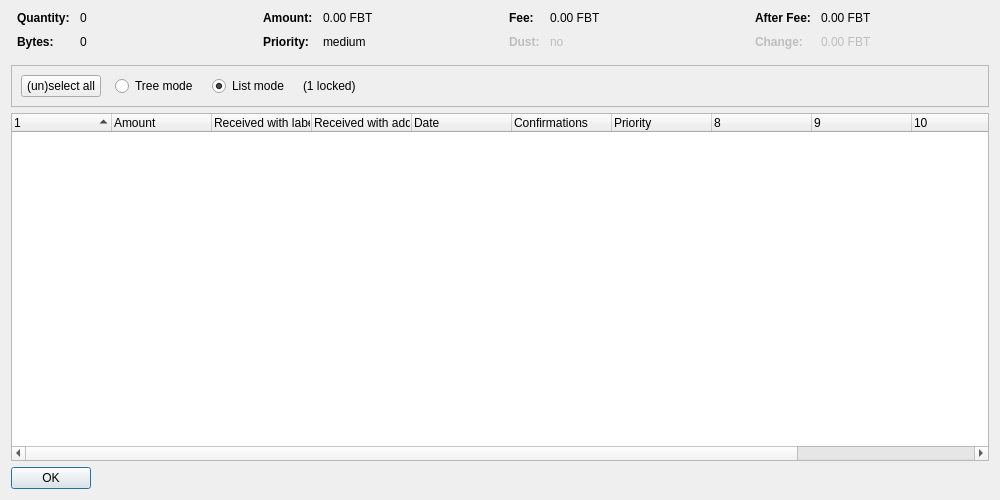
<?xml version="1.0" encoding="UTF-8"?>
<ui version="4.0">
 <class>CoinControlDialog</class>
 <widget class="QDialog" name="CoinControlDialog">
  <property name="geometry">
   <rect>
    <x>0</x>
    <y>0</y>
    <width>1000</width>
    <height>500</height>
   </rect>
  </property>
  <property name="windowTitle">
   <string>Coin Selection</string>
  </property>
  <layout class="QVBoxLayout" name="verticalLayout">
   <item>
    <layout class="QHBoxLayout" name="horizontalLayoutTop" stretch="0,0,0,0">
     <property name="topMargin">
      <number>0</number>
     </property>
     <property name="bottomMargin">
      <number>10</number>
     </property>
     <item>
      <layout class="QFormLayout" name="formLayoutCoinControl1">
       <property name="horizontalSpacing">
        <number>10</number>
       </property>
       <property name="verticalSpacing">
        <number>10</number>
       </property>
       <property name="leftMargin">
        <number>6</number>
       </property>
       <property name="rightMargin">
        <number>6</number>
       </property>
       <item row="0" column="0">
        <widget class="QLabel" name="labelCoinControlQuantityText">
         <property name="font">
          <font>
           <weight>75</weight>
           <bold>true</bold>
          </font>
         </property>
         <property name="text">
          <string>Quantity:</string>
         </property>
        </widget>
       </item>
       <item row="0" column="1">
        <widget class="QLabel" name="labelCoinControlQuantity">
         <property name="cursor">
          <cursorShape>IBeamCursor</cursorShape>
         </property>
         <property name="contextMenuPolicy">
          <enum>Qt::ActionsContextMenu</enum>
         </property>
         <property name="text">
          <string notr="true">0</string>
         </property>
         <property name="textInteractionFlags">
          <set>Qt::LinksAccessibleByMouse|Qt::TextSelectableByKeyboard|Qt::TextSelectableByMouse</set>
         </property>
        </widget>
       </item>
       <item row="1" column="0">
        <widget class="QLabel" name="labelCoinControlBytesText">
         <property name="font">
          <font>
           <weight>75</weight>
           <bold>true</bold>
          </font>
         </property>
         <property name="text">
          <string>Bytes:</string>
         </property>
        </widget>
       </item>
       <item row="1" column="1">
        <widget class="QLabel" name="labelCoinControlBytes">
         <property name="cursor">
          <cursorShape>IBeamCursor</cursorShape>
         </property>
         <property name="contextMenuPolicy">
          <enum>Qt::ActionsContextMenu</enum>
         </property>
         <property name="text">
          <string notr="true">0</string>
         </property>
         <property name="textInteractionFlags">
          <set>Qt::LinksAccessibleByMouse|Qt::TextSelectableByKeyboard|Qt::TextSelectableByMouse</set>
         </property>
        </widget>
       </item>
      </layout>
     </item>
     <item>
      <layout class="QFormLayout" name="formLayoutCoinControl2">
       <property name="horizontalSpacing">
        <number>10</number>
       </property>
       <property name="verticalSpacing">
        <number>10</number>
       </property>
       <property name="leftMargin">
        <number>6</number>
       </property>
       <property name="rightMargin">
        <number>6</number>
       </property>
       <item row="0" column="0">
        <widget class="QLabel" name="labelCoinControlAmountText">
         <property name="font">
          <font>
           <weight>75</weight>
           <bold>true</bold>
          </font>
         </property>
         <property name="text">
          <string>Amount:</string>
         </property>
        </widget>
       </item>
       <item row="0" column="1">
        <widget class="QLabel" name="labelCoinControlAmount">
         <property name="cursor">
          <cursorShape>IBeamCursor</cursorShape>
         </property>
         <property name="contextMenuPolicy">
          <enum>Qt::ActionsContextMenu</enum>
         </property>
         <property name="text">
          <string notr="true">0.00 FBT</string>
         </property>
         <property name="textInteractionFlags">
          <set>Qt::LinksAccessibleByMouse|Qt::TextSelectableByKeyboard|Qt::TextSelectableByMouse</set>
         </property>
        </widget>
       </item>
       <item row="1" column="0">
        <widget class="QLabel" name="labelCoinControlPriorityText">
         <property name="font">
          <font>
           <weight>75</weight>
           <bold>true</bold>
          </font>
         </property>
         <property name="text">
          <string>Priority:</string>
         </property>
        </widget>
       </item>
       <item row="1" column="1">
        <widget class="QLabel" name="labelCoinControlPriority">
         <property name="cursor">
          <cursorShape>IBeamCursor</cursorShape>
         </property>
         <property name="contextMenuPolicy">
          <enum>Qt::ActionsContextMenu</enum>
         </property>
         <property name="text">
          <string notr="true">medium</string>
         </property>
         <property name="textInteractionFlags">
          <set>Qt::LinksAccessibleByMouse|Qt::TextSelectableByKeyboard|Qt::TextSelectableByMouse</set>
         </property>
        </widget>
       </item>
      </layout>
     </item>
     <item>
      <layout class="QFormLayout" name="formLayoutCoinControl3">
       <property name="horizontalSpacing">
        <number>10</number>
       </property>
       <property name="verticalSpacing">
        <number>10</number>
       </property>
       <property name="leftMargin">
        <number>6</number>
       </property>
       <property name="rightMargin">
        <number>6</number>
       </property>
       <item row="0" column="0">
        <widget class="QLabel" name="labelCoinControlFeeText">
         <property name="font">
          <font>
           <weight>75</weight>
           <bold>true</bold>
          </font>
         </property>
         <property name="text">
          <string>Fee:</string>
         </property>
        </widget>
       </item>
       <item row="0" column="1">
        <widget class="QLabel" name="labelCoinControlFee">
         <property name="cursor">
          <cursorShape>IBeamCursor</cursorShape>
         </property>
         <property name="contextMenuPolicy">
          <enum>Qt::ActionsContextMenu</enum>
         </property>
         <property name="text">
          <string notr="true">0.00 FBT</string>
         </property>
         <property name="textInteractionFlags">
          <set>Qt::LinksAccessibleByMouse|Qt::TextSelectableByKeyboard|Qt::TextSelectableByMouse</set>
         </property>
        </widget>
       </item>
       <item row="1" column="0">
        <widget class="QLabel" name="labelCoinControlLowOutputText">
         <property name="enabled">
          <bool>false</bool>
         </property>
         <property name="font">
          <font>
           <weight>75</weight>
           <bold>true</bold>
          </font>
         </property>
         <property name="text">
          <string>Dust:</string>
         </property>
        </widget>
       </item>
       <item row="1" column="1">
        <widget class="QLabel" name="labelCoinControlLowOutput">
         <property name="enabled">
          <bool>false</bool>
         </property>
         <property name="cursor">
          <cursorShape>IBeamCursor</cursorShape>
         </property>
         <property name="contextMenuPolicy">
          <enum>Qt::ActionsContextMenu</enum>
         </property>
         <property name="text">
          <string notr="true">no</string>
         </property>
         <property name="textInteractionFlags">
          <set>Qt::LinksAccessibleByMouse|Qt::TextSelectableByKeyboard|Qt::TextSelectableByMouse</set>
         </property>
        </widget>
       </item>
      </layout>
     </item>
     <item>
      <layout class="QFormLayout" name="formLayoutCoinControl4">
       <property name="horizontalSpacing">
        <number>10</number>
       </property>
       <property name="verticalSpacing">
        <number>10</number>
       </property>
       <property name="leftMargin">
        <number>6</number>
       </property>
       <property name="rightMargin">
        <number>6</number>
       </property>
       <item row="0" column="0">
        <widget class="QLabel" name="labelCoinControlAfterFeeText">
         <property name="font">
          <font>
           <weight>75</weight>
           <bold>true</bold>
          </font>
         </property>
         <property name="text">
          <string>After Fee:</string>
         </property>
        </widget>
       </item>
       <item row="0" column="1">
        <widget class="QLabel" name="labelCoinControlAfterFee">
         <property name="cursor">
          <cursorShape>IBeamCursor</cursorShape>
         </property>
         <property name="contextMenuPolicy">
          <enum>Qt::ActionsContextMenu</enum>
         </property>
         <property name="text">
          <string notr="true">0.00 FBT</string>
         </property>
         <property name="textInteractionFlags">
          <set>Qt::LinksAccessibleByMouse|Qt::TextSelectableByKeyboard|Qt::TextSelectableByMouse</set>
         </property>
        </widget>
       </item>
       <item row="1" column="0">
        <widget class="QLabel" name="labelCoinControlChangeText">
         <property name="enabled">
          <bool>false</bool>
         </property>
         <property name="font">
          <font>
           <weight>75</weight>
           <bold>true</bold>
          </font>
         </property>
         <property name="text">
          <string>Change:</string>
         </property>
        </widget>
       </item>
       <item row="1" column="1">
        <widget class="QLabel" name="labelCoinControlChange">
         <property name="enabled">
          <bool>false</bool>
         </property>
         <property name="cursor">
          <cursorShape>IBeamCursor</cursorShape>
         </property>
         <property name="contextMenuPolicy">
          <enum>Qt::ActionsContextMenu</enum>
         </property>
         <property name="text">
          <string notr="true">0.00 FBT</string>
         </property>
         <property name="textInteractionFlags">
          <set>Qt::LinksAccessibleByMouse|Qt::TextSelectableByKeyboard|Qt::TextSelectableByMouse</set>
         </property>
        </widget>
       </item>
      </layout>
     </item>
    </layout>
   </item>
   <item>
    <widget class="QFrame" name="frame">
     <property name="minimumSize">
      <size>
       <width>0</width>
       <height>40</height>
      </size>
     </property>
     <property name="frameShape">
      <enum>QFrame::StyledPanel</enum>
     </property>
     <property name="frameShadow">
      <enum>QFrame::Sunken</enum>
     </property>
     <layout class="QHBoxLayout" name="horizontalLayout">
      <item>
       <layout class="QHBoxLayout" name="horizontalLayoutPanel" stretch="0,0,0,0,0">
        <property name="spacing">
         <number>14</number>
        </property>
        <item>
         <widget class="QPushButton" name="pushButtonSelectAll">
          <property name="sizePolicy">
           <sizepolicy hsizetype="Maximum" vsizetype="Fixed">
            <horstretch>0</horstretch>
            <verstretch>0</verstretch>
           </sizepolicy>
          </property>
          <property name="text">
           <string>(un)select all</string>
          </property>
          <property name="autoDefault">
           <bool>false</bool>
          </property>
         </widget>
        </item>
        <item>
         <widget class="QRadioButton" name="radioTreeMode">
          <property name="sizePolicy">
           <sizepolicy hsizetype="Maximum" vsizetype="Fixed">
            <horstretch>0</horstretch>
            <verstretch>0</verstretch>
           </sizepolicy>
          </property>
          <property name="text">
           <string>Tree mode</string>
          </property>
         </widget>
        </item>
        <item>
         <widget class="QRadioButton" name="radioListMode">
          <property name="sizePolicy">
           <sizepolicy hsizetype="Maximum" vsizetype="Fixed">
            <horstretch>0</horstretch>
            <verstretch>0</verstretch>
           </sizepolicy>
          </property>
          <property name="text">
           <string>List mode</string>
          </property>
          <property name="checked">
           <bool>true</bool>
          </property>
         </widget>
        </item>
        <item>
         <widget class="QLabel" name="labelLocked">
          <property name="text">
           <string notr="true">(1 locked)</string>
          </property>
         </widget>
        </item>
        <item>
         <spacer name="horizontalSpacer">
          <property name="orientation">
           <enum>Qt::Horizontal</enum>
          </property>
          <property name="sizeHint" stdset="0">
           <size>
            <width>40</width>
            <height>20</height>
           </size>
          </property>
         </spacer>
        </item>
       </layout>
      </item>
     </layout>
    </widget>
   </item>
   <item>
    <widget class="CoinControlTreeWidget" name="treeWidget">
     <property name="contextMenuPolicy">
      <enum>Qt::CustomContextMenu</enum>
     </property>
     <property name="sortingEnabled">
      <bool>false</bool>
     </property>
     <property name="columnCount">
      <number>12</number>
     </property>
     <attribute name="headerShowSortIndicator" stdset="0">
      <bool>true</bool>
     </attribute>
     <attribute name="headerStretchLastSection">
      <bool>false</bool>
     </attribute>
     <column>
      <property name="text">
       <string/>
      </property>
     </column>
     <column>
      <property name="text">
       <string>Amount</string>
      </property>
     </column>
     <column>
      <property name="text">
       <string>Received with label</string>
      </property>
     </column>
     <column>
      <property name="text">
       <string>Received with address</string>
      </property>
     </column>
     <column>
      <property name="text">
       <string>Date</string>
      </property>
     </column>
     <column>
      <property name="text">
       <string>Confirmations</string>
      </property>
      <property name="toolTip">
       <string>Confirmed</string>
      </property>
     </column>
     <column>
      <property name="text">
       <string>Priority</string>
      </property>
     </column>
     <column>
      <property name="text">
       <string/>
      </property>
     </column>
     <column>
      <property name="text">
       <string/>
      </property>
     </column>
     <column>
      <property name="text">
       <string/>
      </property>
     </column>
     <column>
      <property name="text">
       <string/>
      </property>
     </column>
     <column>
      <property name="text">
       <string/>
      </property>
     </column>
    </widget>
   </item>
   <item>
    <widget class="QDialogButtonBox" name="buttonBox">
     <property name="sizePolicy">
      <sizepolicy hsizetype="Maximum" vsizetype="Fixed">
       <horstretch>0</horstretch>
       <verstretch>0</verstretch>
      </sizepolicy>
     </property>
     <property name="orientation">
      <enum>Qt::Horizontal</enum>
     </property>
     <property name="standardButtons">
      <set>QDialogButtonBox::Ok</set>
     </property>
    </widget>
   </item>
  </layout>
 </widget>
 <customwidgets>
  <customwidget>
   <class>CoinControlTreeWidget</class>
   <extends>QTreeWidget</extends>
   <header>coincontroltreewidget.h</header>
  </customwidget>
 </customwidgets>
 <resources/>
 <connections/>
</ui>
